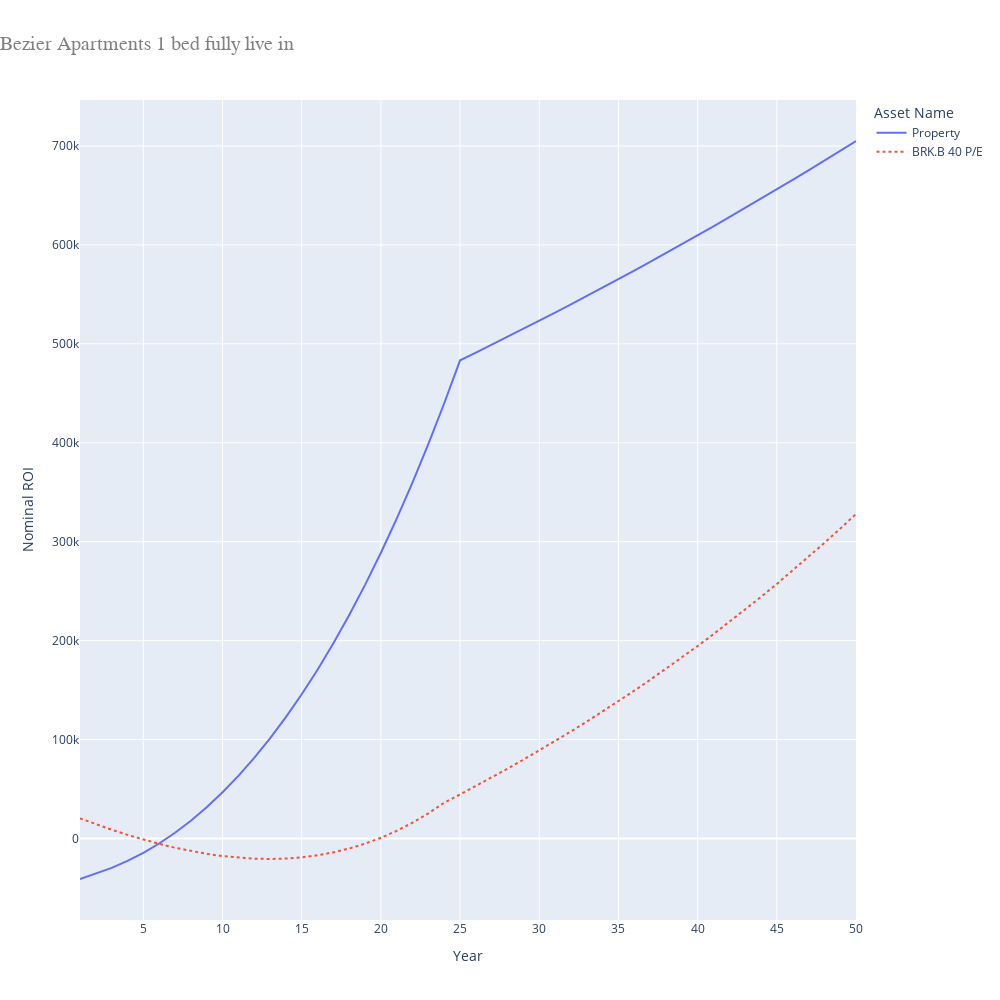

Here is the notebook cell this chart was saved with:
### Code cell
# Even here I'd have to live in the property for 4 years for buying it to make sense vs renting it
property_price = 850000
#repayment_mortgage =  RepaymentMortgage(850000*0.75, 25, fixed_interest_rate,
#                             {1 * 12: 0.1, 2 * 12: 0.1, 3 * 12: 0.1, 4 * 12: 0.1, 5 * 12: 1})
repayment_mortgage =  RepaymentMortgage(property_price*0.75, 25, fixed_interest_rate)
asset_name = "Property"
asset_dictionary[asset_name] = LeaseholdProperty(False, property_price,
                                                  monthly_gross_rental=0,
                                                  rental_tax=0,
                                                  months_occupied_out_of_12=8,
                                                  agency_percentage=lixing_agency_percentage,
                                                  annual_service_charge=7 * 677,
                                                  annual_ground_rent=600,
                                                  mortgage = repayment_mortgage)
opportunity_cost_property = asset_dictionary[asset_name]
#opportunity_cost_property.will_you_live_in_this = False
yearly_principle_repayments = []
previous_year = opportunity_cost_property.mortgage.total_principle_paid(1)
yearly_principle_repayments.append(previous_year)
for year in range(2, 25):
    current_year = opportunity_cost_property.mortgage.total_principle_paid(year)
    yearly_principle_repayments.append(current_year - previous_year - cost_of_renting_alone*12)
    previous_year = current_year
#print(repayment_mortgage.payment_table)
print(yearly_principle_repayments)
asset_dictionary["BRK.B 40 P/E"] = HLStock(opportunity_cost_property.property_value*.25, stock_price_to_earnings, yearly_principle_repayments)
(headers, table, graph_source) = generateHeaderTableAndGraphSource()

import plotly.express as px

fig = px.line(graph_source, 
              x='Year', 
              y='Nominal ROI', 
              color='Asset Name',
              line_dash='Asset Name',
              title='Bezier Apartments 1 bed fully live in',
              width=1000,
              height=1000)

fig.update_layout(
    title_font_size=20,
    title_font_family='Courier',
    title_font_color='gray',
    title_x=0  # anchor='start' equivalent
)

fig.show()

### Figure 1 — Plotly figure (JSON) as saved in the notebook; plotly's stock layout.template omitted (floating-point values rounded to 4 significant figures)
{"data": [{"hovertemplate": "Asset Name=Property<br>Year=%{x}<br>Nominal ROI=%{y}<extra></extra>", "legendgroup": "Property", "line": {"color": "#636efa", "dash": "solid"}, "marker": {"symbol": "circle"}, "mode": "lines", "name": "Property", "orientation": "v", "showlegend": true, "type": "scatter", "x": [1, 2, 3, 4, 5, 6, 7, 8, 9, 10, 11, 12, 13, 14, 15, 16, 17, 18, 19, 20, 21, 22, 23, 24, 25, 26, 27, 28, 29, 30, 31, 32, 33, 34, 35, 36, 37, 38, 39, 40, 41, 42, 43, 44, 45, 46, 47, 48, 49, 50], "xaxis": "x", "y": [-40860.0, -35280.0, -29570.0, -22640.0, -14460.0, -4972.0, 5849.0, 18050.0, 31670.0, 46750.0, 63350.0, 81500.0, 101300.0, 122700.0, 145800.0, 170700.0, 197400.0, 225900.0, 256400.0, 288900.0, 323400.0, 360100.0, 398900.0, 439900.0, 483300.0, 491200.0, 499100.0, 507100.0, 515200.0, 523400.0, 531600.0, 539900.0, 548400.0, 556900.0, 565400.0, 574100.0, 582900.0, 591700.0, 600600.0, 609700.0, 618800.0, 628000.0, 637300.0, 646700.0, 656100.0, 665700.0, 675400.0, 685200.0, 695000.0, 705000.0], "yaxis": "y"}, {"hovertemplate": "Asset Name=BRK.B 40 P/E<br>Year=%{x}<br>Nominal ROI=%{y}<extra></extra>", "legendgroup": "BRK.B 40 P/E", "line": {"color": "#EF553B", "dash": "dot"}, "marker": {"symbol": "circle"}, "mode": "lines", "name": "BRK.B 40 P/E", "orientation": "v", "showlegend": true, "type": "scatter", "x": [1, 2, 3, 4, 5, 6, 7, 8, 9, 10, 11, 12, 13, 14, 15, 16, 17, 18, 19, 20, 21, 22, 23, 24, 25, 26, 27, 28, 29, 30, 31, 32, 33, 34, 35, 36, 37, 38, 39, 40, 41, 42, 43, 44, 45, 46, 47, 48, 49, 50], "xaxis": "x", "y": [20430.0, 14510.0, 8936.0, 3743.0, -1040.0, -5384.0, -9258.0, -12630.0, -15460.0, -17710.0, -19350.0, -20340.0, -20630.0, -20180.0, -18940.0, -16870.0, -13910.0, -10020.0, -5135.0, 800.0, 7845.0, 16060.0, 25520.0, 36280.0, 44590.0, 53080.0, 61760.0, 70650.0, 79730.0, 89020.0, 98530.0, 108300.0, 118200.0, 128400.0, 138800.0, 149400.0, 160300.0, 171500.0, 182900.0, 194600.0, 206600.0, 218800.0, 231400.0, 244200.0, 257400.0, 270800.0, 284600.0, 298700.0, 313200.0, 328000.0], "yaxis": "y"}], "layout": {"height": 1000, "legend": {"title": {"text": "Asset Name"}, "tracegroupgap": 0}, "title": {"font": {"color": "gray", "family": "Courier", "size": 20}, "text": "Bezier Apartments 1 bed fully live in", "x": 0}, "width": 1000, "xaxis": {"anchor": "y", "domain": [0, 1], "title": {"text": "Year"}}, "yaxis": {"anchor": "x", "domain": [0, 1], "title": {"text": "Nominal ROI"}}}}
